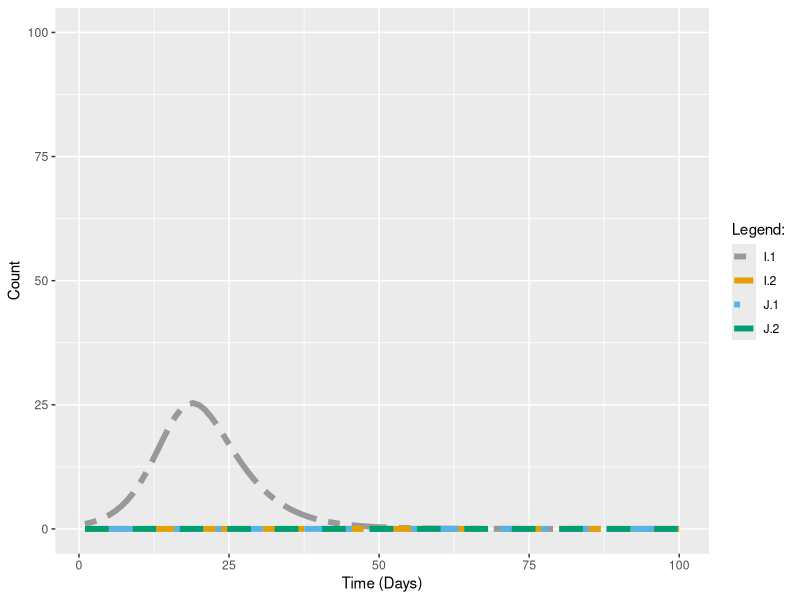
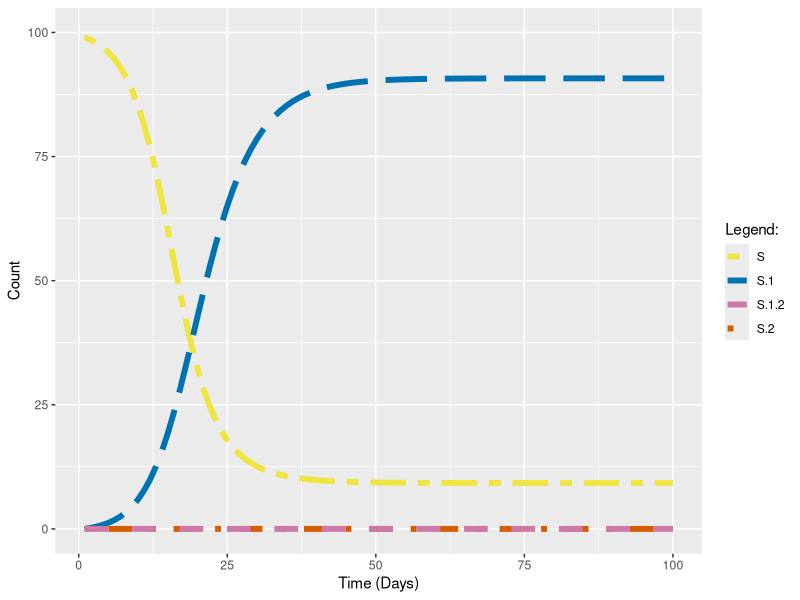

Recreate these plots in R, in order.
## ---- chunk 1
#| label: setup
#| include: FALSE
library(ggplot2, warn.conflicts=F, quietly=T)
## ---- chunk 2
#| label: model
# Model parameters
alpha <- 5 # per day
mu <- 0 # per day
sigma <- 0.2 # per day
omega <- 0 # per day
tau <- 0
beta.1 <- 0.1
beta.2 <- 0.1

strain.2.day <- 999

S.init <- 99
I.1.init <- 1
I.2.init <- 0
S.1.init <- 1
S.2.init <- 0
J.1.init <- 0
J.2.init <- 0
S.1.2.init <- 0

time.step <- 1
n.steps <- 100

S <- S.init
I.1 <- I.1.init
I.2 <- ifelse(strain.2.day == 0, 1, 0)
S.1 <- 0
S.2 <- 0
J.1 <- 0
J.2 <- 0
S.1.2 <- 0
N <- S + I.1 + I.2 + S.1 + S.2 + J.1 + J.2 + S.1.2

# Difference-equation model
for (t in 1:(n.steps-1)) {
  S[t+1] <- S[t] + (mu * N) - (alpha * (beta.1 * (I.1[t] + J.1[t]) + beta.2 * (I.2[t] + J.2[t]))) * S[t] / N - S[t] * mu
  I.1[t+1] <- I.1[t] + alpha * beta.1 * (I.1[t] + J.1[t]) * S[t] / N - (sigma + mu) * I.1[t]
  I.2[t+1] <- I.2[t] + alpha * beta.2 * (I.2[t] + J.2[t]) * S[t] / N - (sigma + mu) * I.2[t] + ifelse(t == strain.2.day, 1, 0)
  S.1[t+1] <- S.1[t] + sigma * I.1[t] - alpha * beta.2 * (I.2[t] + J.2[t]) * (1 - tau) * S.1[t] / N - mu * S.1[t]
  S.2[t+1] <- S.2[t] + sigma * I.2[t] - alpha * beta.1 * (I.1[t] + J.1[t]) * (1 - tau) * S.2[t] / N - mu * S.2[t]
  J.1[t+1] <- J.1[t] + alpha * beta.1 * (I.1[t] + J.1[t]) * (1 - tau) * S.2[t] / N - (sigma + mu) * J.1[t]
  J.2[t+1] <- J.2[t] + alpha * beta.2 * (I.2[t] + J.2[t]) * (1 - tau) * S.1[t] / N - (sigma + mu) * J.2[t]
  S.1.2[t+1] <- S.1.2[t] + sigma * (J.1[t] + J.2[t]) - mu * S.1.2[t]
}

# Model outputs
df <- data.frame(day = c(1:100), S, I.1, I.2, S.1, S.2, J.1, J.2, S.1.2, N)

total.cases.strain.1 <- as.integer((sum(df$I.1) + sum(df$J.1)) * sigma)
total.cases.strain.1

total.cases.strain.2 <- as.integer((sum(df$I.2) + sum(df$J.2)) * sigma)
total.cases.strain.2

R0.strain.1 <- alpha/sigma*beta.1
R0.strain.1

R0.strain.2 <- alpha/sigma*beta.2
R0.strain.2

plot1 <- ggplot(data=df, aes(x=day, y=I.1)) +
  geom_line(aes(y=I.1, color="I.1", linetype="I.1"), size=2) +
  geom_line(aes(y=I.2, color="I.2", linetype="I.2"), size=2) +
  geom_line(aes(y=J.1, color="J.1", linetype="J.1"), size=2) +
  geom_line(aes(y=J.2, color="J.2", linetype="J.2"), size=2) +
  scale_linetype_manual(name="Legend:", values=c("I.1"="twodash","I.2"="longdash","J.1"="dotdash","J.2"="dashed")) +
  scale_color_manual(name="Legend:", values=c("I.1"="#999999","I.2"="#E69F00","J.1"="#56B4E9","J.2"="#009E73")) +
  xlab("Time (Days)") + ylim(0,100) + ylab("Count")
plot1

plot2 <- ggplot(data=df, aes(x=day, y=S)) +
  geom_line(aes(y=S, color="S", linetype="S"), size=2) +
  geom_line(aes(y=S.1, color="S.1", linetype="S.1"), size=2) +
  geom_line(aes(y=S.2, color="S.2", linetype="S.2"), size=2) +
  geom_line(aes(y=S.1.2, color="S.1.2", linetype="S.1.2"), size=2) +
  scale_linetype_manual(name="Legend:", values=c("S"="twodash","S.1"="longdash","S.2"="dotdash","S.1.2"="dashed")) +
  scale_color_manual(name="Legend:", values=c("S"="#F0E442","S.1"="#0072B2","S.2"="#D55E00","S.1.2"="#CC79A7")) +
  xlab("Time (Days)") + ylim(0,100) + ylab("Count")
plot2
